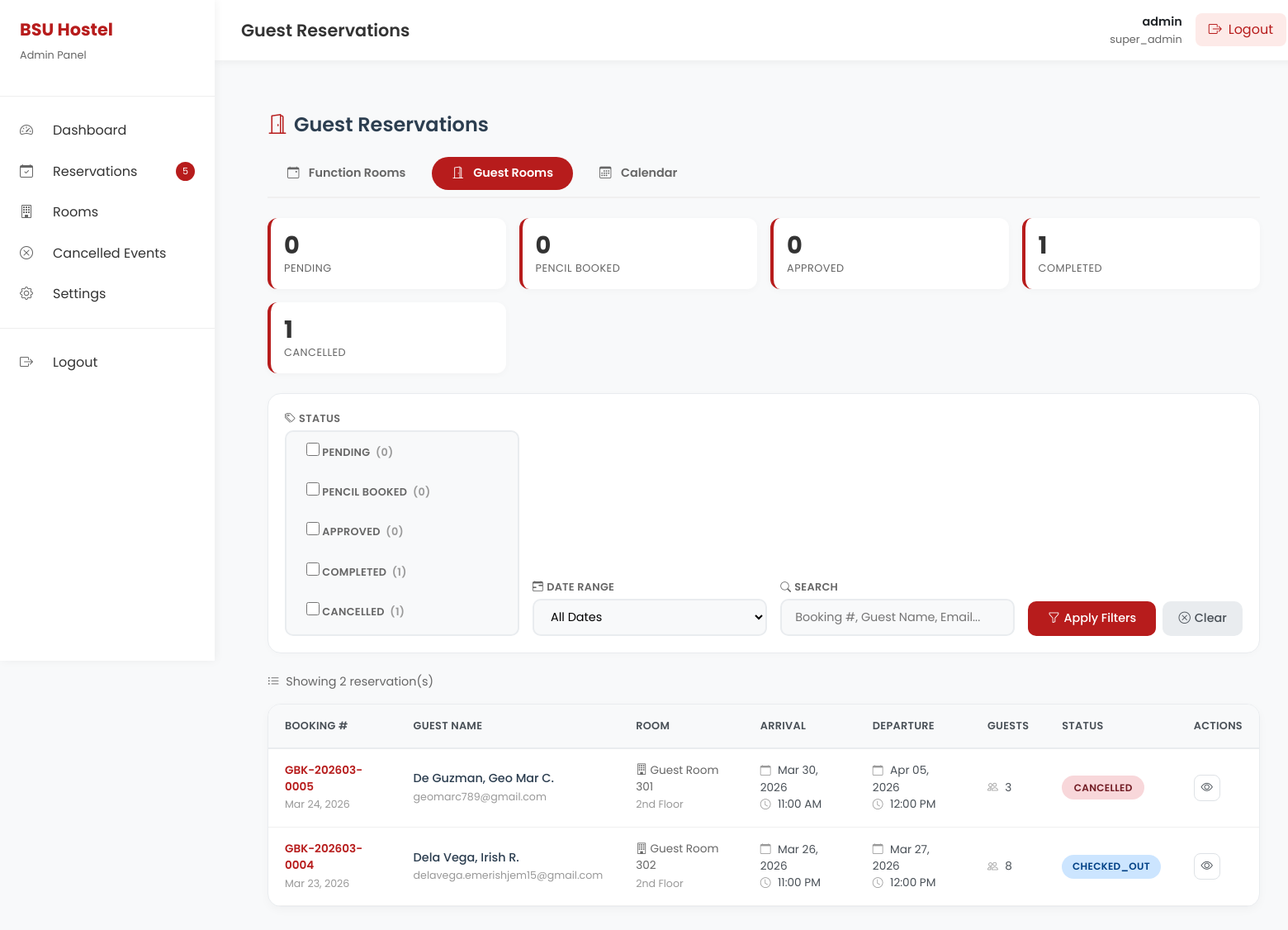
/admin/guest_reservations.php (signed in), run on an earlier commit of the app's database.
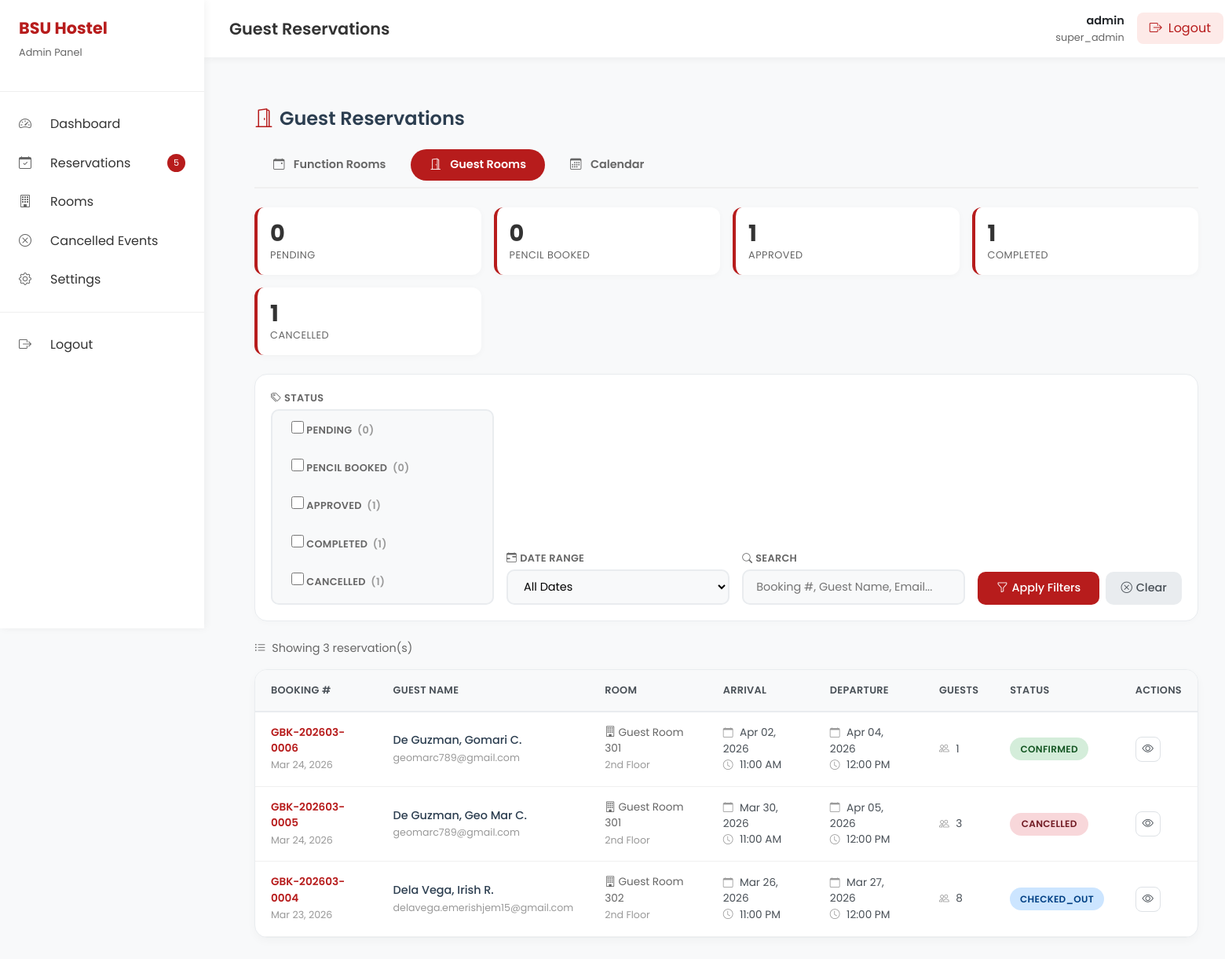
And on a later commit of the database.
### tables this page shows
CREATE TABLE `guest_room_reservations` (
  `id` int(11) NOT NULL,
  `booking_no` varchar(50) NOT NULL,
  `user_id` int(11) DEFAULT NULL,
  `guest_name` varchar(255) NOT NULL,
  `guest_email` varchar(255) NOT NULL,
  `guest_contact` varchar(50) NOT NULL,
  `guest_address` text DEFAULT NULL,
  `guest_dob` date DEFAULT NULL,
  `guest_id_type` varchar(50) DEFAULT NULL,
  `guest_id_number` varchar(100) DEFAULT NULL,
  `purpose_of_stay` varchar(255) DEFAULT NULL,
  `check_in_date` date NOT NULL,
  `check_out_date` date NOT NULL,
  `check_in_time` time NOT NULL,
  `check_out_time` time NOT NULL,
  `number_of_nights` int(11) GENERATED ALWAYS AS (to_days(`check_out_date`) - to_days(`check_in_date`)) STORED,
  `adults_count` int(11) NOT NULL DEFAULT 1,
  `children_count` int(11) NOT NULL DEFAULT 0,
  `total_guests` int(11) NOT NULL,
  `guest_room_id` int(11) NOT NULL,
  `extra_bed_requested` tinyint(1) NOT NULL DEFAULT 0,
  `extra_beds_count` int(11) NOT NULL DEFAULT 0,
  `room_price_per_night` decimal(10,2) NOT NULL,
  `extra_bed_price_per_night` decimal(10,2) DEFAULT 0.00,
  `subtotal` decimal(10,2) NOT NULL,
  `discount_amount` decimal(10,2) DEFAULT 0.00,
  `total_amount` decimal(10,2) NOT NULL,
  `other_guests` longtext DEFAULT NULL CHECK (json_valid(`other_guests`)),
  `status` enum('pending','pencil_booked','confirmed','checked_in','checked_out','cancelled','no_show') NOT NULL DEFAULT 'pending',
  `payment_status` enum('unpaid','partial','paid','refunded') NOT NULL DEFAULT 'unpaid',
  `payment_method` varchar(50) DEFAULT NULL,
  `payment_date` datetime DEFAULT NULL,
  `amount_paid` decimal(10,2) DEFAULT 0.00,
  `special_requests` text DEFAULT NULL,
  `admin_remarks` text DEFAULT NULL,
  `terms_accepted` tinyint(1) NOT NULL DEFAULT 0,
  `terms_accepted_by` varchar(255) DEFAULT NULL,
  `terms_accepted_at` datetime DEFAULT NULL,
  `digital_signature` text DEFAULT NULL,
  `data_privacy_consent` tinyint(1) NOT NULL DEFAULT 0,
  `created_by` int(11) DEFAULT NULL,
  `created_at` timestamp NOT NULL DEFAULT current_timestamp(),
  `updated_at` timestamp NOT NULL DEFAULT current_timestamp() ON UPDATE current_timestamp(),
  `deleted` tinyint(1) NOT NULL DEFAULT 0
);

CREATE TABLE `guest_rooms` (
  `id` int(11) NOT NULL,
  `room_number` varchar(20) NOT NULL,
  `room_name` varchar(100) NOT NULL,
  `room_type` enum('standard','deluxe','family','dormitory') NOT NULL DEFAULT 'standard',
  `capacity_adults` int(11) NOT NULL DEFAULT 2,
  `capacity_children` int(11) NOT NULL DEFAULT 0,
  `max_guests` int(11) NOT NULL DEFAULT 2,
  `bed_configuration` varchar(100) DEFAULT NULL,
  `floor` varchar(20) DEFAULT NULL,
  `price_per_night` decimal(10,2) NOT NULL,
  `extra_bed_available` tinyint(1) NOT NULL DEFAULT 0,
  `extra_bed_price` decimal(10,2) DEFAULT 500.00,
  `description` text DEFAULT NULL,
  `amenities` text DEFAULT NULL,
  `is_active` tinyint(1) NOT NULL DEFAULT 1,
  `sort_order` int(11) DEFAULT 0,
  `created_at` timestamp NOT NULL DEFAULT current_timestamp(),
  `updated_at` timestamp NOT NULL DEFAULT current_timestamp() ON UPDATE current_timestamp()
);

### admin/inc/auth.php (called while the page is built, shortened)
<?php
function getAdminInfo($conn) {
    $stmt = $conn->prepare("SELECT id, username, email, role, last_login FROM admin_users WHERE id = ?");
    $stmt->bind_param("i", $_SESSION['admin_id']);
    $stmt->execute();
    return $stmt->get_result()->fetch_assoc();
}
?>

### admin/guest_reservations.php (the view, shortened to what the rows shown need)
<?php
require_once __DIR__ . '/inc/header.php';
$query = "SELECT
              gr.*,
              g.room_name,
              g.floor,
              gr.check_in_date AS arrival_date,
              gr.check_out_date AS departure_date
          FROM guest_room_reservations gr
          LEFT JOIN guest_rooms g ON gr.guest_room_id = g.id
          WHERE gr.deleted = 0";
$query .= " ORDER BY gr.created_at DESC";
$stmt = $conn->prepare($query);
$stmt->execute();
$reservations = $stmt->get_result();
function getStatusBadgeClass($status) {
    switch (strtolower($status)) {
        case 'confirmed': return 'status-approved';
        case 'cancelled': return 'status-cancelled';
        case 'checked_out': return 'status-completed';
    }
}
?>
<div class="content-area">
    <div class="guest-reservations-header">
        <h1><i class="bi bi-door-open me-2" style="color: #b71c1c;"></i>Guest Reservations</h1>
    </div>
    <div class="table-responsive">
        <?php if ($reservations && $reservations->num_rows > 0): ?>
        <table>
            <thead>
                <tr>
                    <th>Booking #</th>
                    <th>Guest Name</th>
                    <th>Room</th>
                    <th>Arrival</th>
                    <th>Departure</th>
                    <th>Guests</th>
                    <th>Status</th>
                    <th>Actions</th>
                </tr>
            </thead>
            <tbody>
                <?php while ($row = $reservations->fetch_assoc()):
                    $other_guests = json_decode($row['other_guests'], true);
                    $total_guests = (int)($row['total_guests'] ?? 0);
                    if (!empty($other_guests)) {
                        foreach ($other_guests as $guest) {
                            if (!empty($guest['name'])) $total_guests++;
                        }
                    }
                    $status_norm = ($row['status'] === '' || $row['status'] === null) ? 'pending' : $row['status'];
                ?>
                <tr>
                    <td>
                        <div class="booking-no"><?= htmlspecialchars($row['booking_no']) ?></div>
                        <small style="color: #999;"><?= date('M d, Y', strtotime($row['created_at'])) ?></small>
                    </td>
                    <td>
                        <div class="guest-name"><?= htmlspecialchars($row['guest_name']) ?></div>
                        <small style="color: #999;"><?= htmlspecialchars($row['guest_email']) ?></small>
                    </td>
                    <td>
                        <div class="room-info">
                            <i class="bi bi-building"></i> <?= htmlspecialchars($row['room_name']) ?>
                        </div>
                        <small style="color: #999;"><?= htmlspecialchars($row['floor']) ?></small>
                    </td>
                    <td>
                        <div class="date-info">
                            <i class="bi bi-calendar"></i> <?= date('M d, Y', strtotime($row['arrival_date'])) ?>
                        </div>
                        <div class="date-info">
                            <i class="bi bi-clock"></i> <?= date('h:i A', strtotime($row['check_in_time'])) ?>
                        </div>
                    </td>
                    <td>
                        <div class="date-info">
                            <i class="bi bi-calendar"></i> <?= date('M d, Y', strtotime($row['departure_date'])) ?>
                        </div>
                        <div class="date-info">
                            <i class="bi bi-clock"></i> <?= date('h:i A', strtotime($row['check_out_time'])) ?>
                        </div>
                    </td>
                    <td>
                        <div class="date-info">
                            <i class="bi bi-people"></i> <?= (int)$total_guests ?>
                        </div>
                    </td>
                    <td>
                        <span class="status-badge <?= getStatusBadgeClass($status_norm) ?>">
                            <?= strtoupper($status_norm) ?>
                        </span>
                    </td>
                    <td>
                        <div class="action-buttons">
                            <a href="guest_reservation_details.php?id=<?= $row['id'] ?>" class="btn-view" title="View Details">
                                <i class="bi bi-eye"></i>
                            </a>
                        </div>
                    </td>
                </tr>
                <?php endwhile; ?>
            </tbody>
        </table>
        <?php endif; ?>
    </div>
</div>
<?php require_once __DIR__ . '/inc/footer.php'; ?>

### admin/inc/header.php (shortened to what the rows shown need)
<?php
require_once __DIR__ . '/auth.php';
$admin = getAdminInfo($conn);
?>
<!DOCTYPE html>
<html lang="en">
<head>
    <link href="https://cdn.jsdelivr.net/npm/bootstrap@5.3.0/dist/css/bootstrap.min.css" rel="stylesheet">
    <link href="https://cdn.jsdelivr.net/npm/bootstrap-icons@1.11.1/font/bootstrap-icons.css" rel="stylesheet">
</head>
<body>
    <div class="admin-wrapper">
        <div class="sidebar" id="sidebar">
            <div class="sidebar-header">
                <div>
                    <h2>BSU Hostel</h2>
                </div>
            </div>
        </div>
        <div class="main-content">
            <div class="top-bar">
                <div class="user-menu">
                    <div class="user-info">
                        <div class="user-name">
                            <a href="settings.php" class="text-decoration-none text-dark"><?= htmlspecialchars($admin['username'] ?? 'Admin') ?></a>
                        </div>
                        <div class="user-role"><?= htmlspecialchars($admin['role'] ?? 'Administrator') ?></div>
                    </div>
                </div>
            </div>
            <div class="content-area">

What changed in the data, as far as the page shows it:
added guest_room_reservations: booking_no "GBK-202603-0006", created_at "Mar 24, 2026", guest_name "De Guzman, Gomari C.", guest_email "geomarc789@gmail.com", guest_room.room_name "Guest Room 301", guest_room.floor "2nd Floor", check_in_date "Apr 02, 2026", check_in_time "11:00 AM", check_out_date "Apr 04, 2026", check_out_time "12:00 PM", total_guests "1", status "CONFIRMED"
Also different on the page:
$status_counts['confirmed']: "0" → "1"
$reservations->num_rows: "2" → "3"
